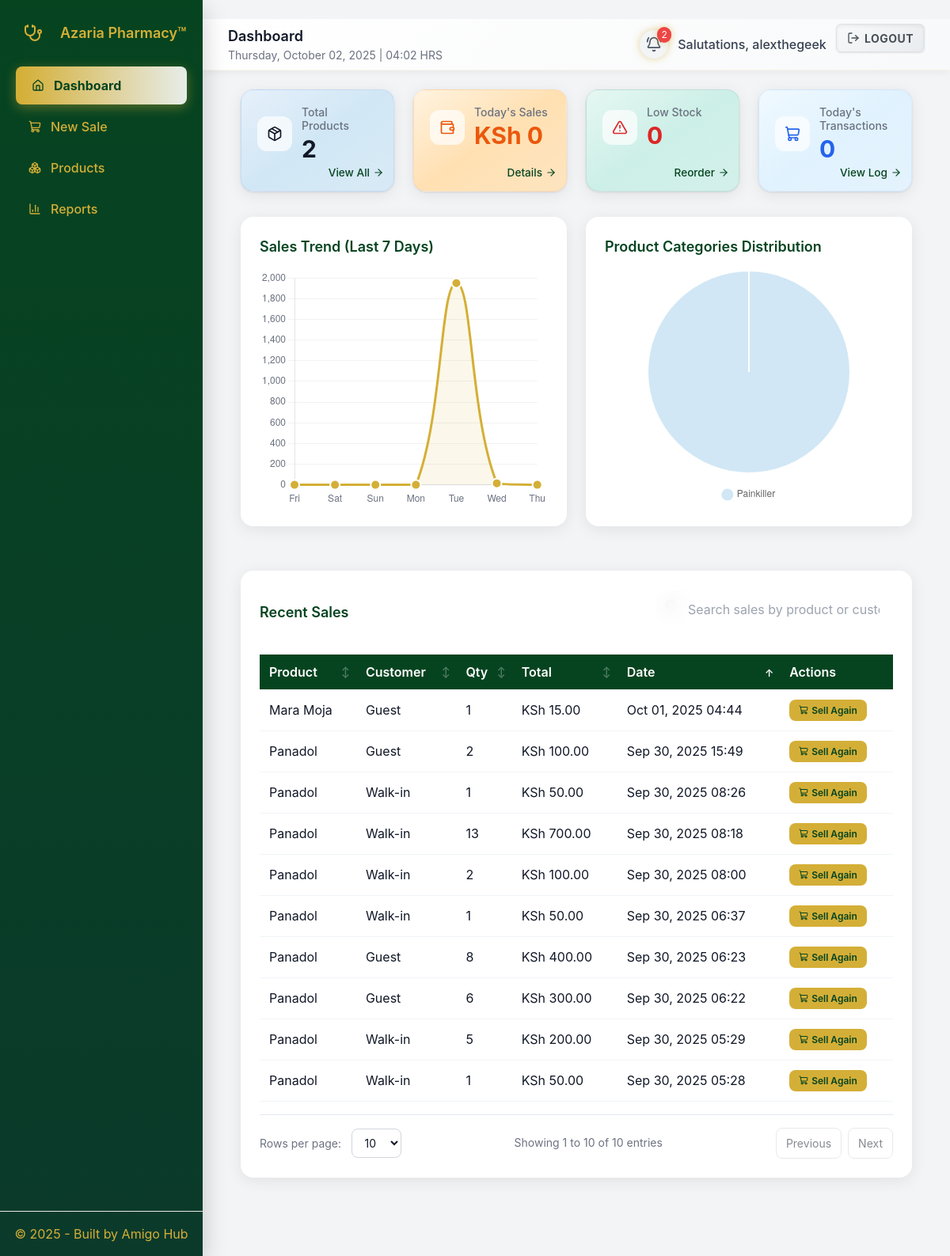
The app's page / (signed in), older data.
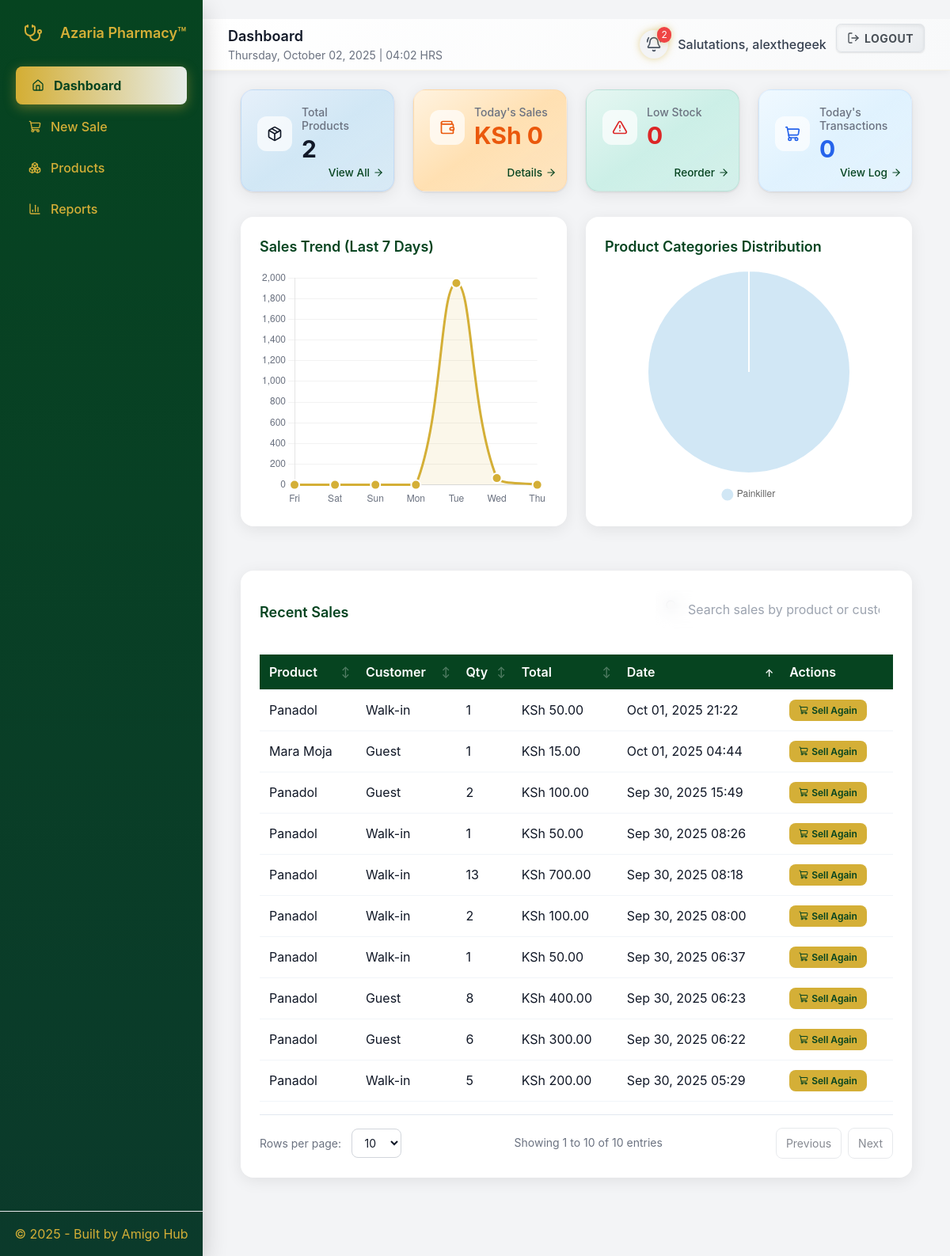
The same page, newer data.
### pos/models.py (models this page shows, shortened)
class Sale(models.Model):
    branch = models.ForeignKey(Branch, on_delete=models.CASCADE)
    cashier = models.ForeignKey(settings.AUTH_USER_MODEL, on_delete=models.SET_NULL, null=True)
    customer = models.ForeignKey(Customer, null=True, blank=True, on_delete=models.SET_NULL)
    created_at = models.DateTimeField(auto_now_add=True)
    total = models.DecimalField(max_digits=12, decimal_places=2)
    cash_received = models.DecimalField(max_digits=12, decimal_places=2, default=0)
    notes = models.TextField(blank=True)

class SaleItem(models.Model):
    sale = models.ForeignKey(Sale, on_delete=models.CASCADE, related_name="items")
    product = models.ForeignKey(Product, on_delete=models.PROTECT)
    product_stock = models.ForeignKey(ProductStock, on_delete=models.PROTECT, null=True, blank=True)
    unit_price = models.DecimalField(max_digits=10, decimal_places=2)
    qty = models.IntegerField()
    line_total = models.DecimalField(max_digits=12, decimal_places=2)

class Product(models.Model):
    name = models.CharField(max_length=255)
    category = models.CharField(max_length=120, blank=True)
    description = models.TextField(blank=True)
    price = models.DecimalField(max_digits=10, decimal_places=2)
    min_price = models.DecimalField(max_digits=10, decimal_places=2, default=0, validators=[MinValueValidator(Decimal('0.00'))])
    created_at = models.DateTimeField(auto_now_add=True)

class Customer(models.Model):
    name = models.CharField(max_length=200, blank=True)
    phone = models.CharField(max_length=30, unique=False)
    email = models.EmailField(blank=True)

### pos/views.py (the view, shortened to what this page needs)
# urls.py: path("", RedirectView.as_view(pattern_name="pos:dashboard", permanent=False)),
@login_required
def dashboard(request):
    if request.user.is_superuser:
        role = 'admin'
    elif is_manager(request.user):
        role = 'manager'
    elif is_cashier(request.user):
        role = 'cashier'
    else:
        role = 'cashier'
    context = {
        'role': role,
        'user_display_name': get_user_display_name(request.user),
        'products': Product.objects.all(),
        'categories': Product.objects.values('category').distinct().annotate(count=Count('id')),
    }
    today = timezone.localdate()
    low_stock_threshold = 10
    expiry_days_threshold = 60
    if role == 'admin':
        today_sales = Sale.objects.filter(created_at__date=today).aggregate(total=Sum('total'))['total'] or 0
        low_stocks = ProductStock.objects.filter(quantity__lte=low_stock_threshold)
        near_expiries = ProductStock.objects.filter(
            expiry_date__lte=today + timedelta(days=expiry_days_threshold),
            expiry_date__isnull=False
        )
        prescriptions_today = Sale.objects.filter(created_at__date=today).count()
        end_date = today
        start_date = end_date - timedelta(days=6)
        daily_sales = []
        current_date = start_date
        while current_date <= end_date:
            day_sales = Sale.objects.filter(
                created_at__date=current_date
            ).aggregate(total=Sum('total'))['total'] or 0
            daily_sales.append(float(day_sales))
            current_date += timedelta(days=1)
        sales_trend_data = daily_sales
        sales_labels = [d.strftime('%a') for d in (start_date + timedelta(n) for n in range(7))]
        branches = Branch.objects.all()
        branch_sales = {
            b.name: Sale.objects.filter(branch=b).aggregate(total=Sum('total'))['total'] or 0
            for b in branches
        }
        recent_sales = Sale.objects.select_related('branch', 'customer').prefetch_related('items__product').order_by('-created_at')[:10]
        context.update({
            'today_sales': today_sales,
            'branch_sales': branch_sales,
            'low_stocks': low_stocks,
            'near_expiries': near_expiries,
            'prescriptions_today': prescriptions_today,
            'low_stock_count': low_stocks.count(),
            'sales_trend_data': sales_trend_data,
            'sales_labels': sales_labels,
            'recent_sales': recent_sales,
        })
    return render(request, "pos/dashboard.html", context)

### pos/views.py (called while the page is built)
def get_user_display_name(user):
    return user.first_name or user.username

### pos/templates/pos/dashboard.html (shortened to what the changed rows need)
{% extends 'pos/base.html' %}
{% load humanize %}
{% block page_title %}Dashboard{% endblock %}
{% block content %}
<div class="dashboard-container container mx-auto px-4">
  <div class="grid grid-cols-1 lg:grid-cols-2 gap-6 mb-8">
    <div class="chart-container">
      <div class="chart-wrapper">
        <canvas id="salesChart"></canvas>
      </div>
    </div>
  </div>
  <div class="table-container">
    {% if recent_sales %}
      <table id="sales-table">
        <thead>
          <tr>
            <th class="sortable" data-column="product">Product <span class="sort-indicator">↕</span></th>
            <th class="sortable" data-column="customer">Customer <span class="sort-indicator">↕</span></th>
            <th class="sortable" data-column="qty">Qty <span class="sort-indicator">↕</span></th>
            <th class="sortable" data-column="total">Total <span class="sort-indicator">↕</span></th>
            <th class="sortable" data-column="date">Date <span class="sort-indicator">↕</span></th>
            <th>Actions</th>
          </tr>
        </thead>
        <tbody>
          {% for sale in recent_sales %}
            {% with sale.items.first as first_item %}
            <tr
              data-sort-product="{% if first_item %}{{ first_item.product.name|lower }}{% endif %}"
              data-sort-customer="{{ sale.customer.name|lower|default:'walk-in' }}"
              data-sort-qty="{% if first_item %}{{ first_item.qty }}{% else %}0{% endif %}"
              data-sort-total="{{ sale.total }}"
              data-sort-date="{{ sale.created_at|date:'U' }}">
              <td>{% if first_item %}{{ first_item.product.name }}{% else %}N/A{% endif %}</td>
              <td>{{ sale.customer.name|default:"Walk-in" }}</td>
              <td>{% if first_item %}{{ first_item.qty }}{% else %}0{% endif %}</td>
              <td>KSh {{ sale.total|floatformat:2 }}</td>
              <td>{{ sale.created_at|date:"M d, Y H:i" }}</td>
              <td>
                {% if first_item %}
                <button class="sell-btn" onclick="quickSell({{ first_item.product.id }})" aria-label="Quick sell {{ first_item.product.name }}">
                  <i data-lucide="shopping-cart" class="w-3 h-3"></i>
                  Sell Again
                </button>
                {% endif %}
              </td>
            </tr>
            {% endwith %}
          {% endfor %}
        </tbody>
      </table>
    {% else %}
      <div class="no-data">No recent sales. Start your first transaction!</div>
    {% endif %}
  </div>
</div>
{% endblock %}

Row changes from the older to the newer data that the page shows:
no longer on this page (row unchanged): Sale: items.first.product.name "Panadol", customer.name "Walk-in", items.first.qty "1", total "50.00", created_at "Sep 30, 2025 05:28"
added Sale: items.first.product.name "Panadol", customer.name "Walk-in", items.first.qty "1", total "50.00", created_at "Oct 01, 2025 21:22"
Text that changed along with them:
chart data {{ sales_trend_data|safe }}: [0.0, 0.0, 0.0, 0.0, 1950.0, 15.0, 0.0] → [0.0, 0.0, 0.0, 0.0, 1950.0, 65.0, 0.0]
